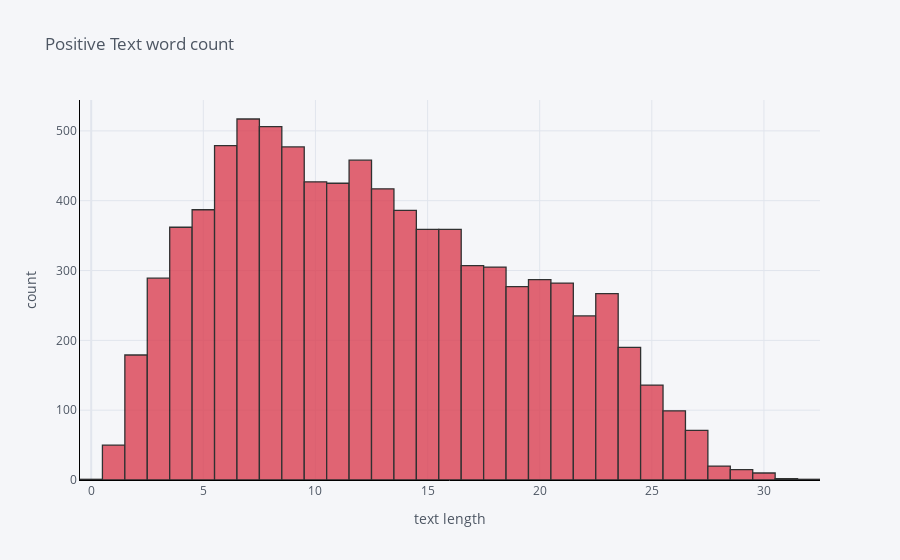
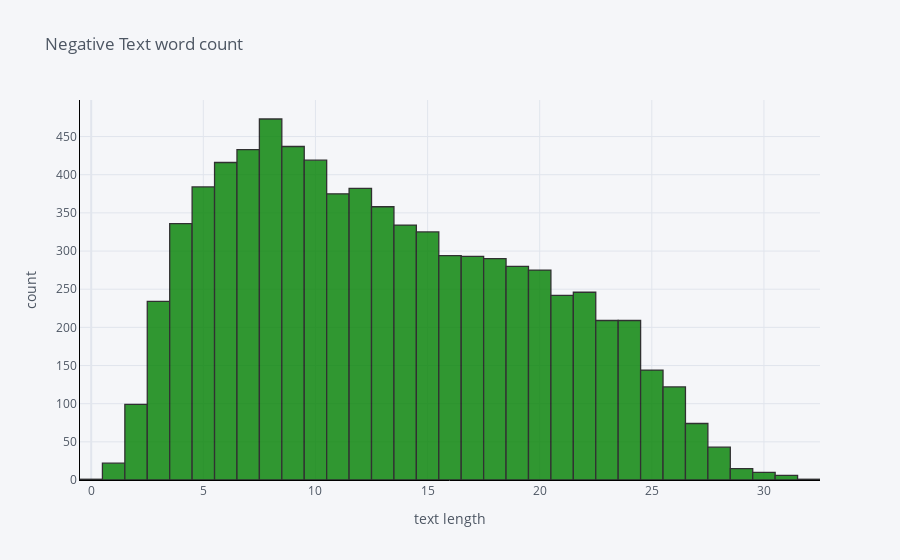

Here is the notebook cell these charts were saved with, in order:
### Markdown cell above
<b>Text word count analysis:</b>

### Code cell
pos['text_word_count'].iplot(
    kind='hist',
    bins=50,
    xTitle='text length',
    linecolor='black',
    color='red',
    yTitle='count',
    title='Positive Text word count')

neg['text_word_count'].iplot(
    kind='hist',
    bins=50,
    xTitle='text length',
    linecolor='black',
    color='green',
    yTitle='count',
    title='Negative Text word count')
neutral['text_word_count'].iplot(
    kind='hist',
    bins=50,
    xTitle='text length',
    linecolor='black',
    yTitle='count',
    title='Neutral Text word count')

### Figure 1 — Plotly figure (JSON) as saved in the notebook; plotly's stock layout.template omitted (floating-point values rounded to 4 significant figures; data arrays with more than 128 entries replaced by an {"elided": "..."} marker saying what was removed)
{"data": [{"histfunc": "count", "histnorm": "", "marker": {"color": "rgba(219, 64, 82, 1.0)", "line": {"color": "#000000", "width": 1.3}}, "name": "text_word_count", "nbinsx": 50, "opacity": 0.8, "orientation": "v", "type": "histogram", "x": {"elided": "8582 int values"}}], "layout": {"barmode": "overlay", "legend": {"bgcolor": "#F5F6F9", "font": {"color": "#4D5663"}}, "paper_bgcolor": "#F5F6F9", "plot_bgcolor": "#F5F6F9", "title": {"font": {"color": "#4D5663"}, "text": "Positive Text word count"}, "xaxis": {"gridcolor": "#E1E5ED", "linecolor": "black", "showgrid": true, "tickfont": {"color": "#4D5663"}, "title": {"font": {"color": "#4D5663"}, "text": "text length"}, "zerolinecolor": "#E1E5ED"}, "yaxis": {"gridcolor": "#E1E5ED", "linecolor": "black", "showgrid": true, "tickfont": {"color": "#4D5663"}, "title": {"font": {"color": "#4D5663"}, "text": "count"}, "zerolinecolor": "#E1E5ED"}}}

### Figure 2 — Plotly figure (JSON) as saved in the notebook; plotly's stock layout.template omitted (floating-point values rounded to 4 significant figures; data arrays with more than 128 entries replaced by an {"elided": "..."} marker saying what was removed)
{"data": [{"histfunc": "count", "histnorm": "", "marker": {"color": "rgba(0, 128, 0, 1.0)", "line": {"color": "#000000", "width": 1.3}}, "name": "text_word_count", "nbinsx": 50, "opacity": 0.8, "orientation": "v", "type": "histogram", "x": {"elided": "7781 int values"}}], "layout": {"barmode": "overlay", "legend": {"bgcolor": "#F5F6F9", "font": {"color": "#4D5663"}}, "paper_bgcolor": "#F5F6F9", "plot_bgcolor": "#F5F6F9", "title": {"font": {"color": "#4D5663"}, "text": "Negative Text word count"}, "xaxis": {"gridcolor": "#E1E5ED", "linecolor": "black", "showgrid": true, "tickfont": {"color": "#4D5663"}, "title": {"font": {"color": "#4D5663"}, "text": "text length"}, "zerolinecolor": "#E1E5ED"}, "yaxis": {"gridcolor": "#E1E5ED", "linecolor": "black", "showgrid": true, "tickfont": {"color": "#4D5663"}, "title": {"font": {"color": "#4D5663"}, "text": "count"}, "zerolinecolor": "#E1E5ED"}}}
